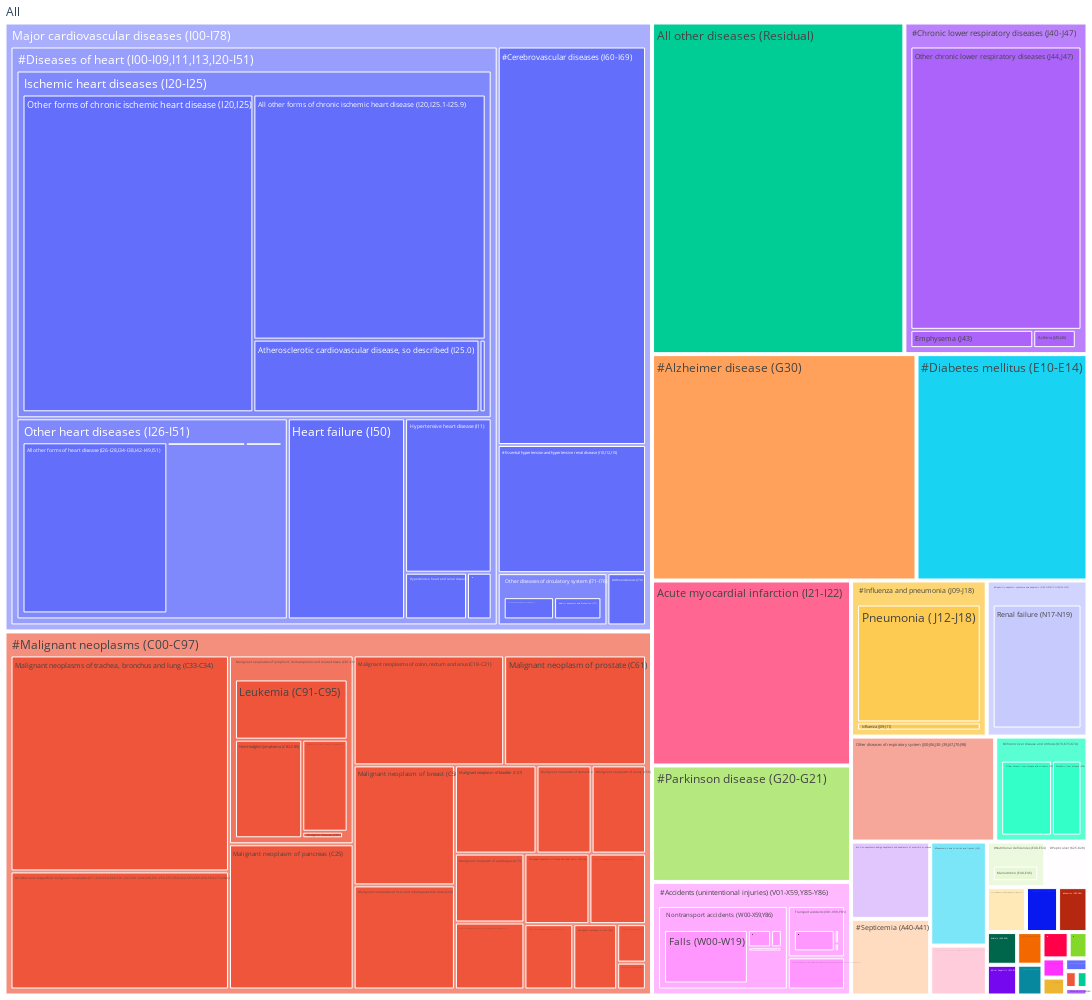

The code cell stored with this chart in its notebook:
### Code cell
fig = px.treemap(
    plot_dic,
    names='targets',
    parents='parents',
    values='values',
)

fig.update_layout(
    autosize=False,
    width=1800,
    height=1000,
    margin=dict(
        l=0,
        r=0,
        b=0,
        t=0,
        pad=0
    ),
)

fig.show()
fig.write_html("CauseOfDeathTest.html")

### Figure 1 — Plotly figure (JSON) as saved in the notebook; plotly's stock layout.template omitted (floating-point values rounded to 4 significant figures)
{"data": [{"domain": {"x": [0, 1], "y": [0, 1]}, "hovertemplate": "targets=%{label}<br>value=%{value}<br>parent=%{parent}<extra></extra>", "labels": ["All", "Certain other intestinal infections (A04,A07-A09)", "#Tuberculosis (A16-A19)", "Respiratory tuberculosis (A16)", "#Septicemia (A40-A41)", "#Viral hepatitis (B15-B19)", "#Human immunodeficiency virus (HIV) disease (B20-B24)", "Other and unspecified infectious and parasitic diseases and their sequelae (A00,A05,A20-A36,A42-A44,A48-A49,A54-A79,A81-A82,A85.0-A85.1,A85.8,A86-B04,B06-B09,B25-B49,B55-B99,U07.1)", "#Malignant neoplasms (C00-C97)", "Malignant neoplasms of lip, oral cavity and pharynx (C00-C14)", "Malignant neoplasm of esophagus (C15)", "Malignant neoplasm of stomach (C16)", "Malignant neoplasms of colon, rectum and anus (C18-C21)", "Malignant neoplasms of liver and intrahepatic bile ducts (C22)", "Malignant neoplasm of pancreas (C25)", "Malignant neoplasm of larynx (C32)", "Malignant neoplasms of trachea, bronchus and lung (C33-C34)", "Malignant melanoma of skin (C43)", "Malignant neoplasm of breast (C50)", "Malignant neoplasm of cervix uteri (C53)", "Malignant neoplasms of corpus uteri and uterus, part unspecified (C54-C55)", "Malignant neoplasm of ovary (C56)", "Malignant neoplasm of prostate (C61)", "Malignant neoplasms of kidney and renal pelvis (C64-C65)", "Malignant neoplasm of bladder (C67)", "Malignant neoplasms of meninges, brain and other parts of central nervous system (C70-C72)", "Malignant neoplasms of lymphoid, hematopoietic and related tissue (C81-C96)", "Hodgkin disease (C81)", "Non-Hodgkin lymphoma (C82-C85)", "Leukemia (C91-C95)", "Multiple myeloma and immunoproliferative neoplasms (C88,C90)", "All other and unspecified malignant neoplasms (C17,C23-C24,C26-C31,C37-C41,C44-C49,C51-C52,C57-C60,C62-C63,C66,C68-C69,C73-C80,C97)", "#In situ neoplasms, benign neoplasms and neoplasms of uncertain or unknown behavior (D00-D48)", "#Anemias (D50-D64)", "#Diabetes mellitus (E10-E14)", "#Nutritional deficiencies (E40-E64)", "Malnutrition (E40-E46)", "#Meningitis (G00,G03)", "#Parkinson disease (G20-G21)", "#Alzheimer disease (G30)", "Major cardiovascular diseases (I00-I78)", "#Diseases of heart (I00-I09,I11,I13,I20-I51)", "Acute rheumatic fever and chronic rheumatic heart diseases (I00-I09)", "Hypertensive heart disease (I11)", "Hypertensive heart and renal disease (I13)", "Ischemic heart diseases (I20-I25)", "Acute myocardial infarction (I21-I22)", "Other acute ischemic heart diseases (I24)", "Other forms of chronic ischemic heart disease (I20,I25)", "Atherosclerotic cardiovascular disease, so described (I25.0)", "All other forms of chronic ischemic heart disease (I20,I25.1-I25.9)", "Other heart diseases (I26-I51)", "Acute and subacute endocarditis (I33)", "Diseases of pericardium and acute myocarditis (I30-I31,I40)", "Heart failure (I50)", "All other forms of heart disease (I26-I28,I34-I38,I42-I49,I51)", "#Essential hypertension and hypertensive renal disease (I10,I12,I15)", "#Cerebrovascular diseases (I60-I69)", "#Atherosclerosis (I70)", "Other diseases of circulatory system (I71-I78)", "#Aortic aneurysm and dissection (I71)", "Other diseases of arteries, arterioles and capillaries (I72-I78)", "Other disorders of circulatory system (I80-I99)", "#Influenza and pneumonia (J09-J18)", "Influenza (J09-J11)", "Pneumonia (J12-J18)", "#Chronic lower respiratory diseases (J40-J47)", "Emphysema (J43)", "Asthma (J45-J46)", "Other chronic lower respiratory diseases (J44,J47)", "#Pneumoconioses and chemical effects (J60-J66,J68,U07.0)", "#Pneumonitis due to solids and liquids (J69)", "Other diseases of respiratory system (J00-J06,J30- J39,J67,J70-J98)", "#Peptic ulcer (K25-K28)", "#Diseases of appendix (K35-K38)", "#Hernia (K40-K46)", "#Chronic liver disease and cirrhosis (K70,K73-K74)", "Alcoholic liver disease (K70)", "Other chronic liver disease and cirrhosis (K73-K74)", "#Cholelithiasis and other disorders of gallbladder (K80-K82)", "#Nephritis, nephrotic syndrome and nephrosis (N00-N07,N17-N19,N25-N27)", "Acute and rapidly progressive nephritic and nephrotic syndrome (N00-N01,N04)", "Renal failure (N17-N19)", "#Infections of kidney (N10-N12,N13.6,N15.1)", "#Hyperplasia of prostate (N40)", "#Congenital malformations, deformations and chromosomal abnormalities (Q00-Q99)", "Symptoms, signs and abnormal clinical and laboratory findings, not elsewhere classified (R00-R99)", "All other diseases (Residual) ", "#Accidents (unintentional injuries) (V01-X59,Y85-Y86)", "Transport accidents (V01-V99,Y85)", "Motor vehicle accidents (V02-V04,V09.0,V09.2,V12-V14,V19.0-V19.2,V19.4-V19.6,V20-V79,V80.3-V80.5,V81.0-V81.1,V82.0-V82.1,V83-V86,V87.0-V87.8,V88.0-V88.8,V89.0,V89.2)", "Other land transport accidents (V01,V05-V06,V09.1,V09.3-V09.9,V10-V11,V15-V18,V19.3,V19.8-V19.9,V80.0-V80.2,V80.6-V80.9,V81.2-V81.9,V82.2-V82.9,V87.9,V88.9,V89.1,V89.3,V89.9)", "Water, air and space, and other and unspecified transport accidents and their sequelae (V90-V99,Y85)", "Nontransport accidents (W00-X59,Y86)", "Falls (W00-W19)", "Accidental drowning and submersion (W65-W74)", "Accidental exposure to smoke, fire and flames (X00-X09)", "Accidental poisoning and exposure to noxious substances (X40-X49)", "Other and unspecified nontransport accidents and their sequelae (W20-W31,W35-W64,W75-W99,X10-X39,X50-X59,Y86)"], "name": "", "parents": ["", "All", "All", "#Tuberculosis (A16-A19)", "All", "All", "All", "All", "All", "#Malignant neoplasms (C00-C97)", "#Malignant neoplasms (C00-C97)", "#Malignant neoplasms (C00-C97)", "#Malignant neoplasms (C00-C97)", "#Malignant neoplasms (C00-C97)", "#Malignant neoplasms (C00-C97)", "#Malignant neoplasms (C00-C97)", "#Malignant neoplasms (C00-C97)", "#Malignant neoplasms (C00-C97)", "#Malignant neoplasms (C00-C97)", "#Malignant neoplasms (C00-C97)", "#Malignant neoplasms (C00-C97)", "#Malignant neoplasms (C00-C97)", "#Malignant neoplasms (C00-C97)", "#Malignant neoplasms (C00-C97)", "#Malignant neoplasms (C00-C97)", "#Malignant neoplasms (C00-C97)", "#Malignant neoplasms (C00-C97)", "Malignant neoplasms of lymphoid, hematopoietic and related tissue (C81-C96)", "Malignant neoplasms of lymphoid, hematopoietic and related tissue (C81-C96)", "Malignant neoplasms of lymphoid, hematopoietic and related tissue (C81-C96)", "Malignant neoplasms of lymphoid, hematopoietic and related tissue (C81-C96)", "#Malignant neoplasms (C00-C97)", "All", "All", "All", "All", "#Nutritional deficiencies (E40-E64)", "All", "All", "All", "All", "Major cardiovascular diseases (I00-I78)", "#Diseases of heart (I00-I09,I11,I13,I20-I51)", "#Diseases of heart (I00-I09,I11,I13,I20-I51)", "#Diseases of heart (I00-I09,I11,I13,I20-I51)", "#Diseases of heart (I00-I09,I11,I13,I20-I51)", "All", "Ischemic heart diseases (I20-I25)", "Ischemic heart diseases (I20-I25)", "Ischemic heart diseases (I20-I25)", "Ischemic heart diseases (I20-I25)", "#Diseases of heart (I00-I09,I11,I13,I20-I51)", "Other heart diseases (I26-I51)", "Other heart diseases (I26-I51)", "#Diseases of heart (I00-I09,I11,I13,I20-I51)", "Other heart diseases (I26-I51)", "Major cardiovascular diseases (I00-I78)", "Major cardiovascular diseases (I00-I78)", "Major cardiovascular diseases (I00-I78)", "Major cardiovascular diseases (I00-I78)", "Other diseases of circulatory system (I71-I78)", "Other diseases of circulatory system (I71-I78)", "All", "All", "#Influenza and pneumonia (J09-J18)", "#Influenza and pneumonia (J09-J18)", "All", "#Chronic lower respiratory diseases (J40-J47)", "#Chronic lower respiratory diseases (J40-J47)", "#Chronic lower respiratory diseases (J40-J47)", "All", "All", "All", "All", "All", "All", "All", "#Chronic liver disease and cirrhosis (K70,K73-K74)", "#Chronic liver disease and cirrhosis (K70,K73-K74)", "All", "All", "#Nephritis, nephrotic syndrome and nephrosis (N00-N07,N17-N19,N25-N27)", "#Nephritis, nephrotic syndrome and nephrosis (N00-N07,N17-N19,N25-N27)", "All", "All", "All", "All", "All", "All", "#Accidents (unintentional injuries) (V01-X59,Y85-Y86)", "Transport accidents (V01-V99,Y85)", "Transport accidents (V01-V99,Y85)", "Transport accidents (V01-V99,Y85)", "#Accidents (unintentional injuries) (V01-X59,Y85-Y86)", "Nontransport accidents (W00-X59,Y86)", "Nontransport accidents (W00-X59,Y86)", "Nontransport accidents (W00-X59,Y86)", "Nontransport accidents (W00-X59,Y86)", "#Accidents (unintentional injuries) (V01-X59,Y85-Y86)"], "type": "treemap", "values": [0, 3.05, 0.41, 1.18, 23.74, 3.64, 1.94, 11.05, 0.02, 13.87, 20.8, 21.1, 71.87, 45.78, 78.63, 4.82, 204.9, 12.46, 52.77, 3.35, 17.34, 20.86, 67.76, 19.92, 31.26, 20.22, 0.17, 1.53, 37.91, 38.79, 23.86, 112.0, 23.92, 5.17, 151.4, 0.23, 10.17, 0.65, 90.62, 234.1, 0, 0, 5.23, 60.59, 13.11, 0, 144.0, 2.29, 373.4, 83.63, 289.7, 106.9, 1.53, 0.71, 106.9, 138.2, 79.69, 247.8, 8.46, 0, 11.64, 12.4, 3.23, 0, 5.35, 77.46, 0.48, 10.34, 3.58, 223.1, 0.76, 23.04, 59.18, 7.52, 0.71, 3.88, 0, 13.93, 23.98, 6.88, 0.41, 0.59, 60.53, 1.7, 1.12, 2.7, 5.64, 327.3, 0, 0, 15.04, 0.59, 1, 10.58, 43.66, 1.82, 1.35, 3.94, 10.4]}], "layout": {"autosize": false, "height": 1000, "legend": {"tracegroupgap": 0}, "margin": {"b": 0, "l": 0, "pad": 0, "r": 0, "t": 0}, "width": 1800}}
